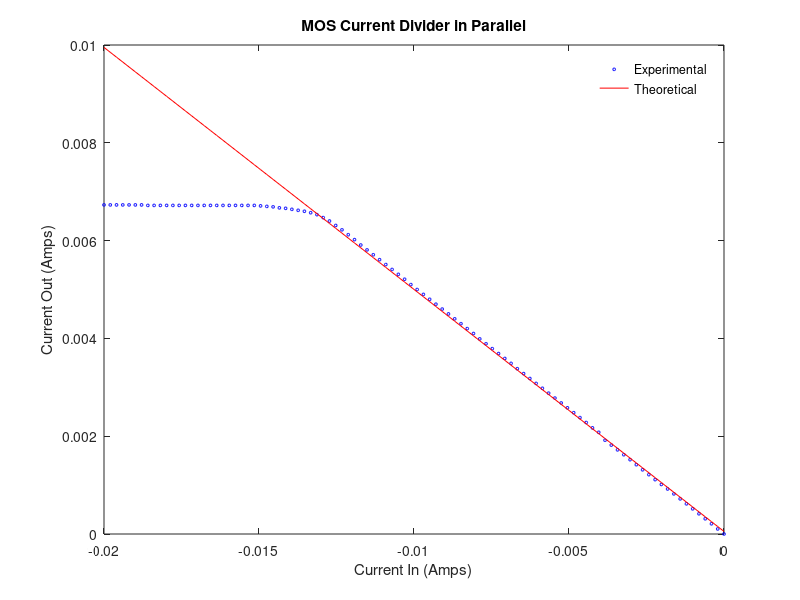
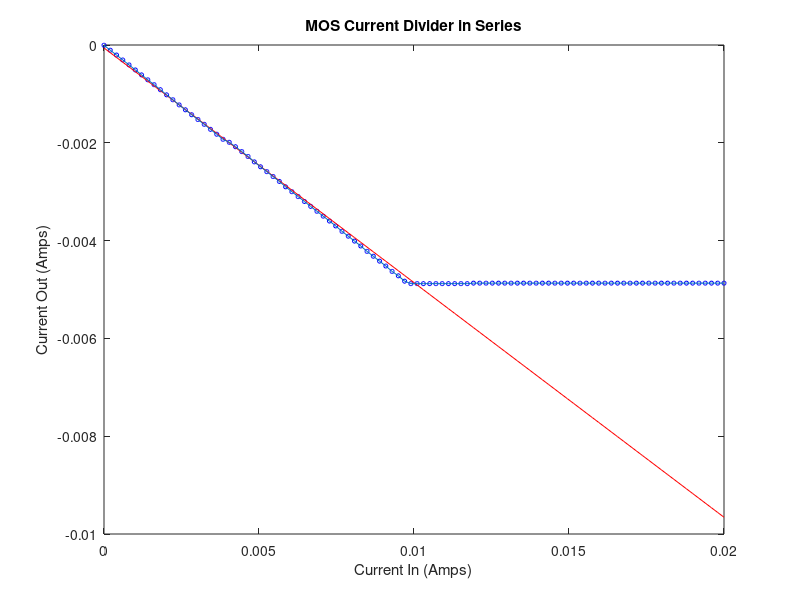

These figures' MATLAB source, in order:
load ('Lab6_Exp3_Sun.mat')

pIn = Exp3_Iin_Parallel_Sun;
pOut = Exp3_Iout_Parallel_Sun;

sIn = Exp3_Iin_Series_Sun;
sOut = Exp3_Iout_Series_Sun;
%% Parallel

p_fit = polyfit(pIn(1:71),pOut(1:71),1);
pOut_theo = polyval(p_fit,pIn);
p_fit_theo = polyfit(pIn,pOut_theo,1);
pe_slope = p_fit(1) %Current Divider Ratio of experimental
pt_slope = p_fit_theo(1) %Current Divider Ratio of theoretcail

Iout = pIn(1:71)./pOut(1:71)

figure;
plot(pIn,pOut,'bo','MarkerSize',2)
hold on
plot(pIn,pOut_theo,'r-','MarkerSize',2)

%Legend
legend('Experimental','Theoretical');
legend('boxoff')
legend('Location','northeast')

%Labels
title('MOS Current Divider in Parallel');
xlabel("Current In (Amps)");
ylabel("Current Out (Amps)");

hold off;
%% Series

s_fit = polyfit(sIn(1:55),sOut(1:55),1)
sOut_theo = polyval(s_fit,sIn);
s_fit_theo = polyfit(sIn,sOut_theo,1);
se_slope = s_fit(1) %Current Divider Ratio of experimental
st_slope = s_fit_theo(1) %Current Divider Ratio of theoretcail

figure;
plot(sIn,sOut,'bo','MarkerSize',3)
hold on
plot(sIn,sOut_theo,'r-','MarkerSize',2)
plot(sIn,sOut)

%Legend
% legend();
% legend('boxoff')
% legend('Location','northeast')

%Labels
title('MOS Current Divider in Series');
xlabel("Current In (Amps)");
ylabel("Current Out (Amps)");
